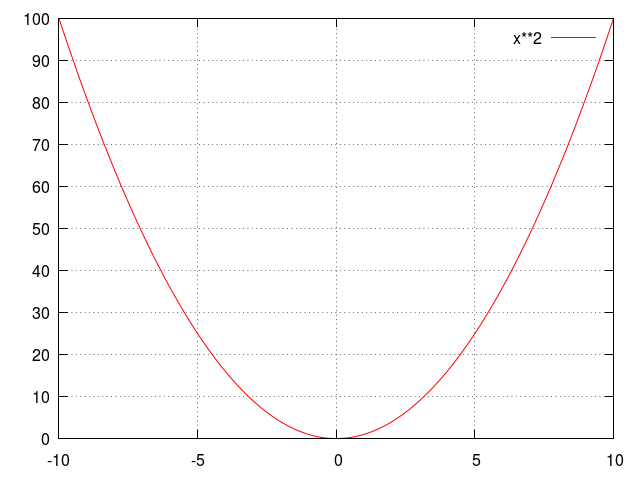

Reproduce this figure in gnuplot.
load "lib_common.plt"
plot x**2
